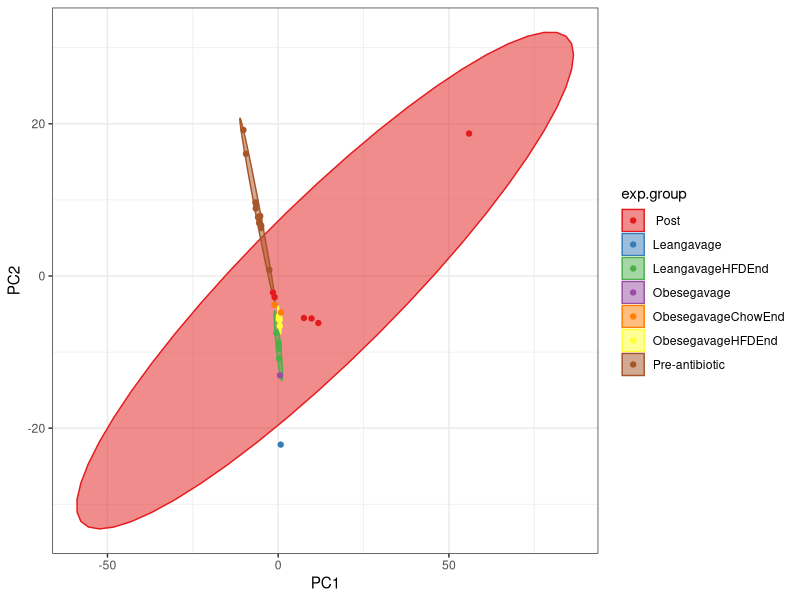
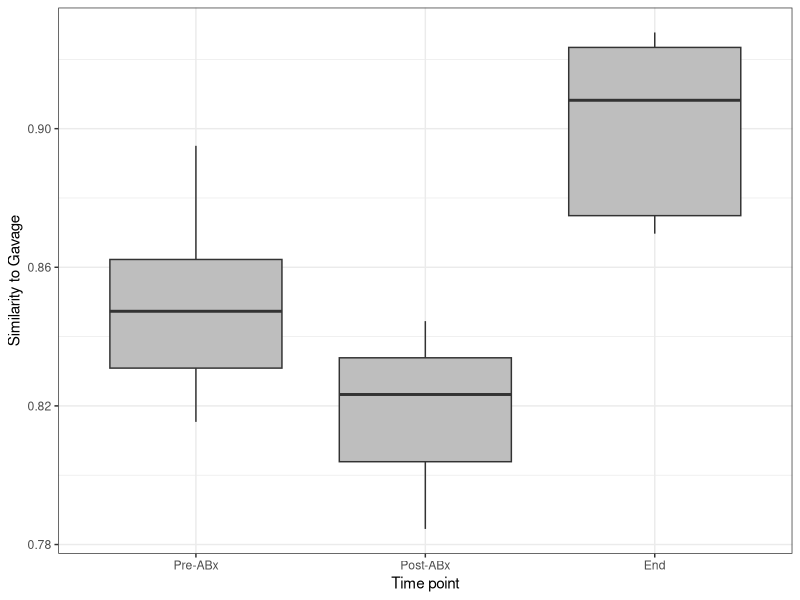
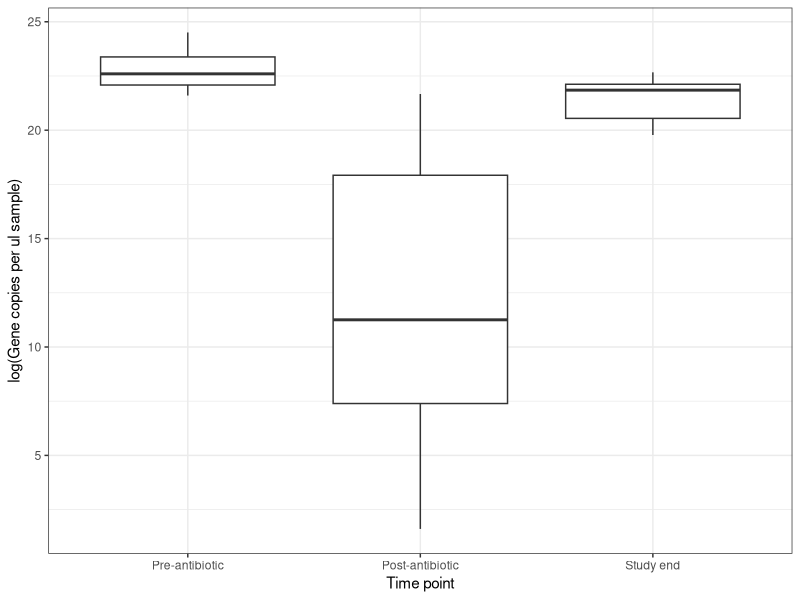
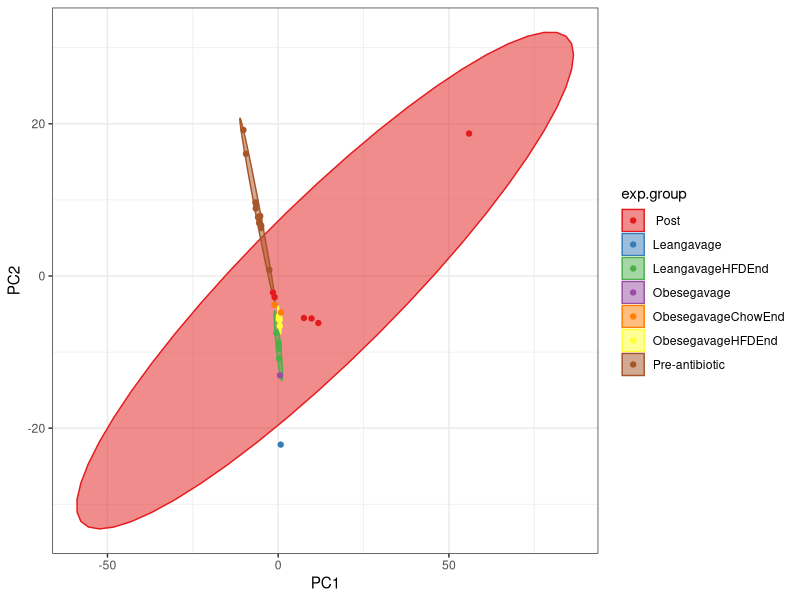
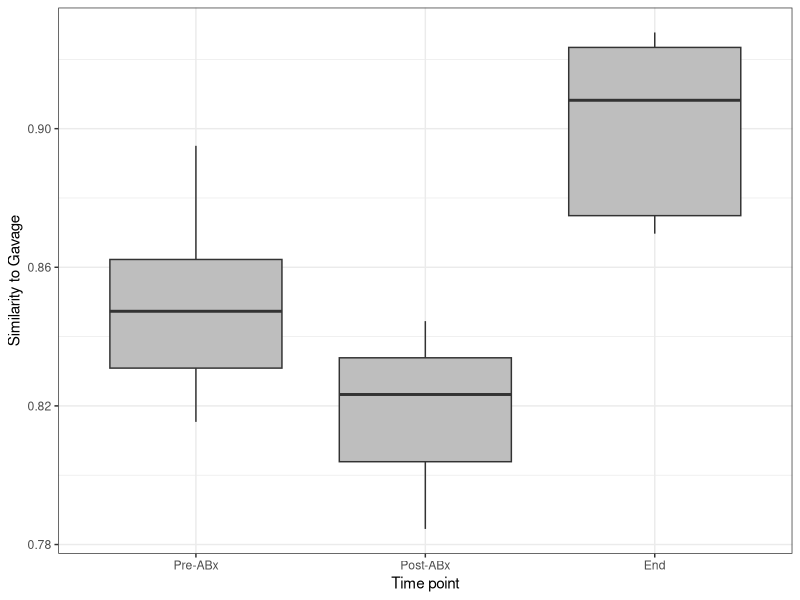
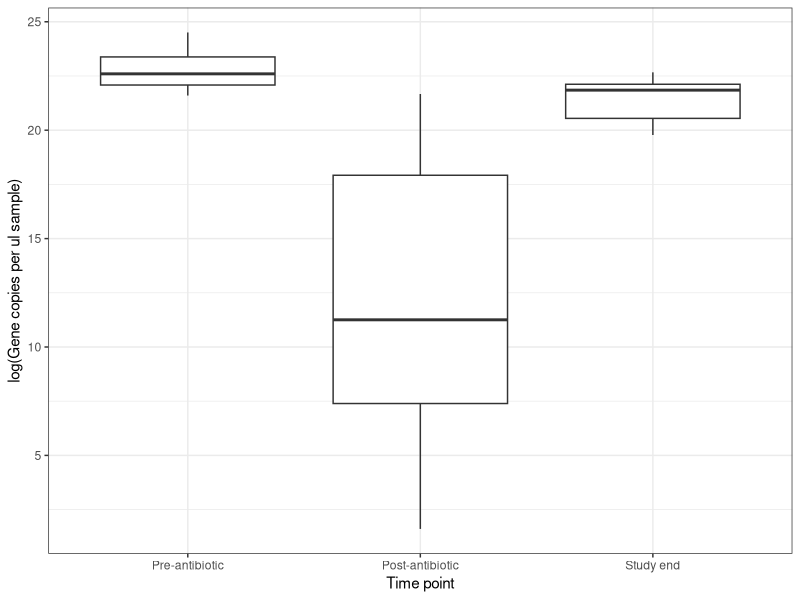

R code for these plots, in order:
## ---- chunk 1
knitr::opts_chunk$set(echo = TRUE)

library(flextable)
library(dplyr)
library(ggplot2)
library(tidyr)
library(tibble)
library(stringr)
library(vegan)
library(forcats)
## ---- chunk 2
accession.table <- read.csv("../../data/DESeq2/summarize-neutrgroup-sources.csv", stringsAsFactors = F)
## ---- chunk 3
flextable(accession.table, cwidth = 2, cheight = 1.25)
## ---- chunk 4
blood.files <- list.files("../../data/ncbi_processed/", pattern = "^Blood.*.txt")
blood.accession <- gsub(".*(GSE\\d+).*", "\\1", blood.files)
blood.accession <- as.data.frame(cbind(accession = c(blood.accession, "GSE19790"),
                                       tissue = "Blood"))


vat.files <- list.files("../../data/ncbi_processed/", pattern = "^VAT.*.txt")
vat.accession <- gsub(".*(GDS\\d+).*", "\\1", vat.files)
vat.accession <- as.data.frame(cbind(accession = c(vat.accession, "GSE71415"),
                                     tissue = "VAT"))
## ---- chunk 5
bind_rows(blood.accession, vat.accession) %>%
  flextable(cwidth = 1)
## ---- chunk 6
zymo.seqtab <- read.csv("../../data/mouse-data/first-experiment/ASV_Abundance_Table.csv")

zymo.seqmeta <- zymo.seqtab %>%
  select(seqs) %>%
  separate(seqs, 
           into = c("gavage", "diet", "timepoint"),
           remove = F) %>%
  mutate(timepoint = str_sub(timepoint, 1, 3),
         exp.group = paste0(gavage, diet, timepoint),
         exp.group = ifelse(grepl("Pre", exp.group),
                            "Pre", 
                            ifelse(grepl("Pos", exp.group),
                                   "Pos",
                            exp.group)
         )
  ) %>%
  filter(timepoint %in% c("Pre", "Pos", "End") | is.na(diet)) 

pca.in <- zymo.seqtab %>%
  filter(seqs %in% zymo.seqmeta$seqs) %>%
  column_to_rownames(var = "seqs")

low.var <- unlist(lapply(pca.in, var))
low.var <- names(subset(low.var, low.var == 0))

pca.in <- pca.in %>%
  select(-low.var)

pca.res <- prcomp(pca.in, scale. = T)$x %>%
  as.data.frame() %>%
  rownames_to_column(var = "seqs") %>%
  left_join(zymo.seqmeta)

pca.res %>%
  mutate(exp.group = gsub("NANA", "", exp.group),
         exp.group = gsub("Pos", " Post", exp.group),
         exp.group = gsub("Pre", "Pre-antibiotic", exp.group)) %>%
  ggplot(aes(x = PC1, y = PC2, color = exp.group, fill = exp.group)) +
  stat_ellipse(geom = "polygon", alpha = .5, type = "norm") +
  geom_point() +
  scale_color_brewer(palette = "Set1",
                     aesthetics = c("color", "fill")) +
  theme_bw()

ggsave("../../figures/pca_zymo-stool.png")
## ---- chunk 7
distmat <- pca.in %>%
  vegdist(method = "gower", binary=FALSE, diag=FALSE, upper=FALSE,
        na.rm = FALSE) %>%
  as.matrix() %>%
  as.data.frame() %>%
  rownames_to_column(var = "sample") %>%
  filter(!sample %in% c("Obesegavage", "Leangavage")) %>%
  select(sample, Leangavage, Obesegavage) %>%
  pivot_longer(-sample, names_to = "gavageDist", values_to = "distance") %>%
  separate(sample, into = c("gavage", "diet", "timepoint"), remove = F) %>%
  mutate(timepoint = gsub("\\d$", "", timepoint),
         diet.group = ifelse(timepoint == "End", paste(gavage, diet), NA)) %>%
  filter(gavage == gavageDist)

distmat %>%
  mutate(timepoint = fct_relevel(timepoint, "Pre", "Post"),
         diet.group = ifelse(is.na(diet.group),
                             "Before diet",
                             gsub("gavage", " gavage,", diet.group))) %>%
  ggplot(aes(x = timepoint, y = 1-distance 
             # fill = diet.group
             )) +
  geom_boxplot(fill = "grey") +
  labs(x = "Time point", y = "Similarity to Gavage") +
  scale_x_discrete(breaks = c("Pre", "Post", "End"),
          labels = c("Pre-ABx", "Post-ABx", 
                     "End")) +
  # scale_fill_brewer(palette = "Dark2", name = "Diet group",
  #                   na.value = "grey") +
  theme_bw()
ggsave("../../figures/boxplot_zymo_distance-from-gavage.png", width = 4, height = 3)
## ---- chunk 8
zymo.abun.abs <- read.csv("../../data/mouse-data/first-experiment/absolute.abundance.csv")

stool.samps <- zymo.abun.abs %>%
  separate(customer_label, into = c("gavage", "diet", "timepoint")) %>%
  mutate(timepoint = str_sub(timepoint, 1, 3)) %>%
  filter(timepoint %in% c("Pre", "Pos", "End")) %>%
  mutate(timepoint = fct_relevel(timepoint, "Pre", "Pos", "End"))

stool.samps %>%
  ggplot(aes(x = timepoint, y = log(gene_copies_per_ul))) +
  geom_boxplot() +
  scale_x_discrete(breaks = c("Pre", "Pos", "End"),
          labels = c("Pre-antibiotic", "Post-antibiotic", 
                     "Study end")) +
  labs(x = "Time point", y = "log(Gene copies per ul sample)") +
  theme_bw()
ggsave("../../figures/boxplot_zymo-absolute-abundance.png")
